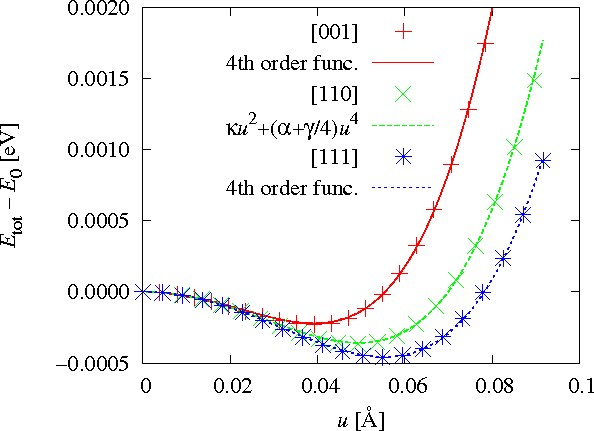

Generate this figure with gnuplot:
#!/usr/bin/env gnuplot
##
E_0 = -1.3184285821E+02

BOHR=0.52917720859
HARTREE=27.2116

set terminal postscript portrait enhanced color 'Times-Roman,18'
set output 'perovskite-optcell0.eps'
set encoding iso_8859_1
set size 1.0,0.5

set format y '%.4f'
set xtics 0.02
set yrange [-0.0005:0.002]
set key left spacing 1.4
set ylabel '{/Times-Italic E}_{tot} - {/Times-Italic E}_{0} [eV]'
set xlabel '{/Times-Italic u} [\305]'

f001(x) = alpha*x**4 +  kappa001*x**2
fit f001(x) 'perovskite-optcell0-001.dat' using (sqrt($2**2+$3**2+$4**2)*BOHR):(($6-E_0)*HARTREE) via alpha, kappa001
f111(x) = agma3*x**4 +  kappa111*x**2
fit f111(x) 'perovskite-optcell0-111.dat' using (sqrt($2**2+$3**2+$4**2)*BOHR):(($6-E_0)*HARTREE) via agma3, kappa111

P_gamma = 3*(agma3-alpha)

plot        'perovskite-optcell0-001.dat' using (sqrt($2**2+$3**2+$4**2)*BOHR):(($6-E_0)*HARTREE) title '[001]' with p lt 1 ps 2,\
            f001(x) title '4th order func.' w l lt 1 lw 2,\
            'perovskite-optcell0-110.dat' using (sqrt($2**2+$3**2+$4**2)*BOHR):(($6-E_0)*HARTREE) title '[110]' with p lt 2 ps 2,\
            (alpha+1.0/4*P_gamma)*x**4 + (kappa001+kappa111)/2*x**2 title '{/Symbol k}{/Times-Italic u}^2+({/Symbol a}+{/Symbol g}/4){/Times-Italic u}^4' w l lt 2 lw 2,\
            'perovskite-optcell0-111.dat' using (sqrt($2**2+$3**2+$4**2)*BOHR):(($6-E_0)*HARTREE) title '[111]' with p lt 3 ps 2,\
            f111(x) title '4th order func.' w l lt 3 lw 2

print 'P_alpha = ',   alpha, ' [eV/Angstrom^4]'
print 'P_gamma = ', P_gamma, ' [eV/Angstrom^4]'
print 'average kappa = ', (kappa001+kappa111)/2, ' [eV/Angstrom^2]'

#set output
#!gs -q -sDEVICE=ppm -sPAPERSIZE=a4 -r90x90 -dSAFER -dNOPAUSE -dBATCH -sOutputFile=- -q perovskite-optcell0.eps | \
#                                                  pnmcrop -white | cjpeg -quality 90 > perovskite-optcell0.jpg

#Local variables:
#  compile-command: "gnuplot perovskite-optcell0.gp"
#End:
